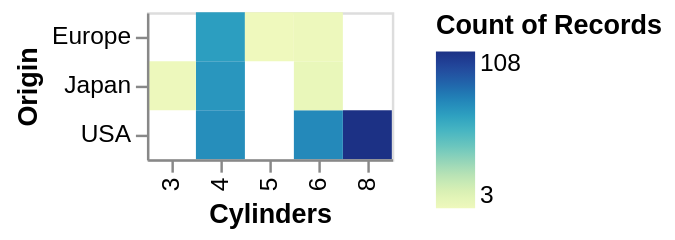

Write the Vega-Lite specification saved for this chart.
### Vega-Lite specification from a JSON file in a GitHub repository (floating-point values rounded to 4 significant figures; data arrays with more than 128 entries replaced by an {"elided": "..."} marker saying what was removed)
{"$schema": "https://vega.github.io/schema/vega-lite/v4.json", "data": {"values": {"elided": "406 records"}}, "selection": {"alex": {"type": "interval", "on": "[mousedown[!event.shiftKey], mouseup] > mousemove", "translate": "[mousedown[!event.shiftKey], mouseup] > mousemove"}, "morgan": {"type": "interval", "on": "[mousedown[event.shiftKey], mouseup] > mousemove", "translate": "[mousedown[event.shiftKey], mouseup] > mousemove", "mark": {"fill": "#fdbb84", "fillOpacity": 0.5, "stroke": "#e34a33"}}}, "mark": "rect", "encoding": {"y": {"field": "Origin"}, "x": {"field": "Cylinders"}, "color": {"aggregate": "count"}}}
